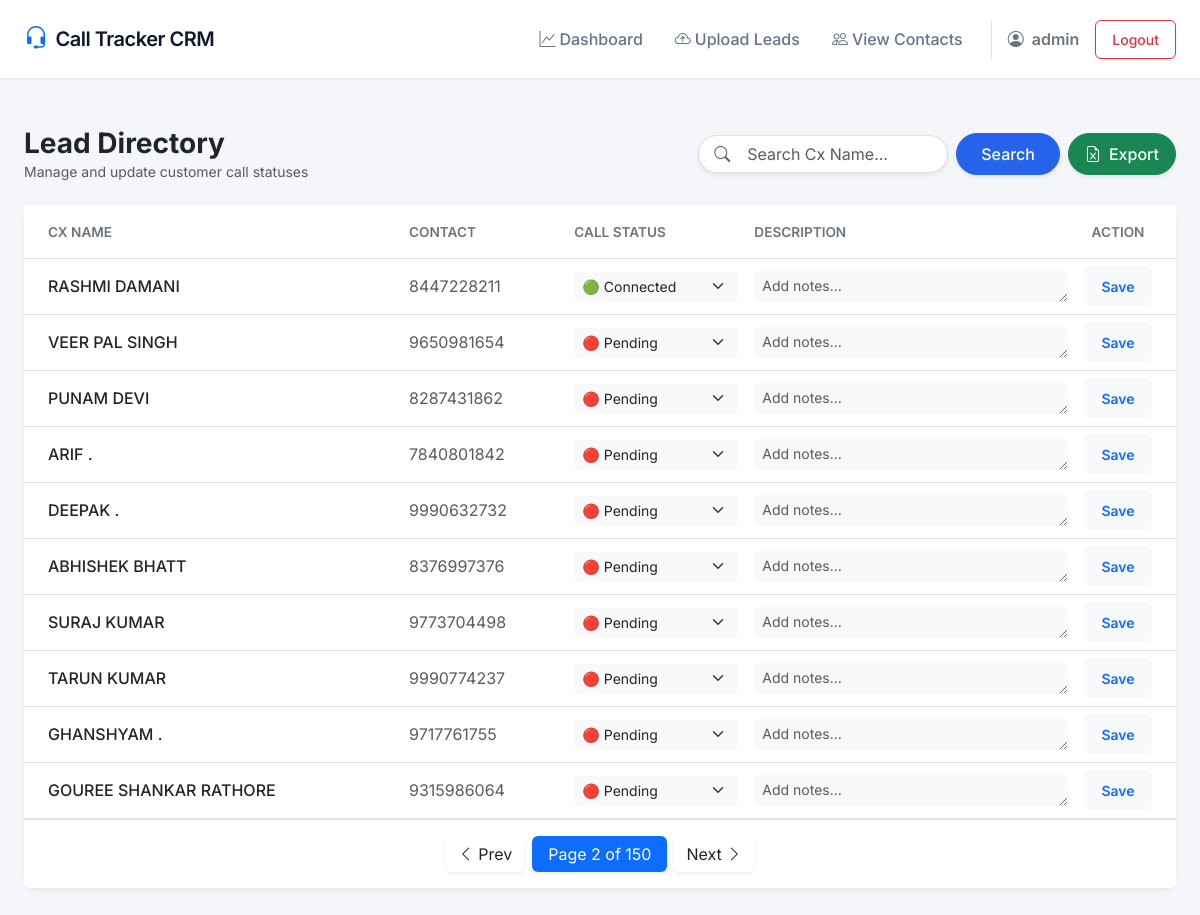
The page /contacts/?page=2 (signed in) on the database as committed earlier.
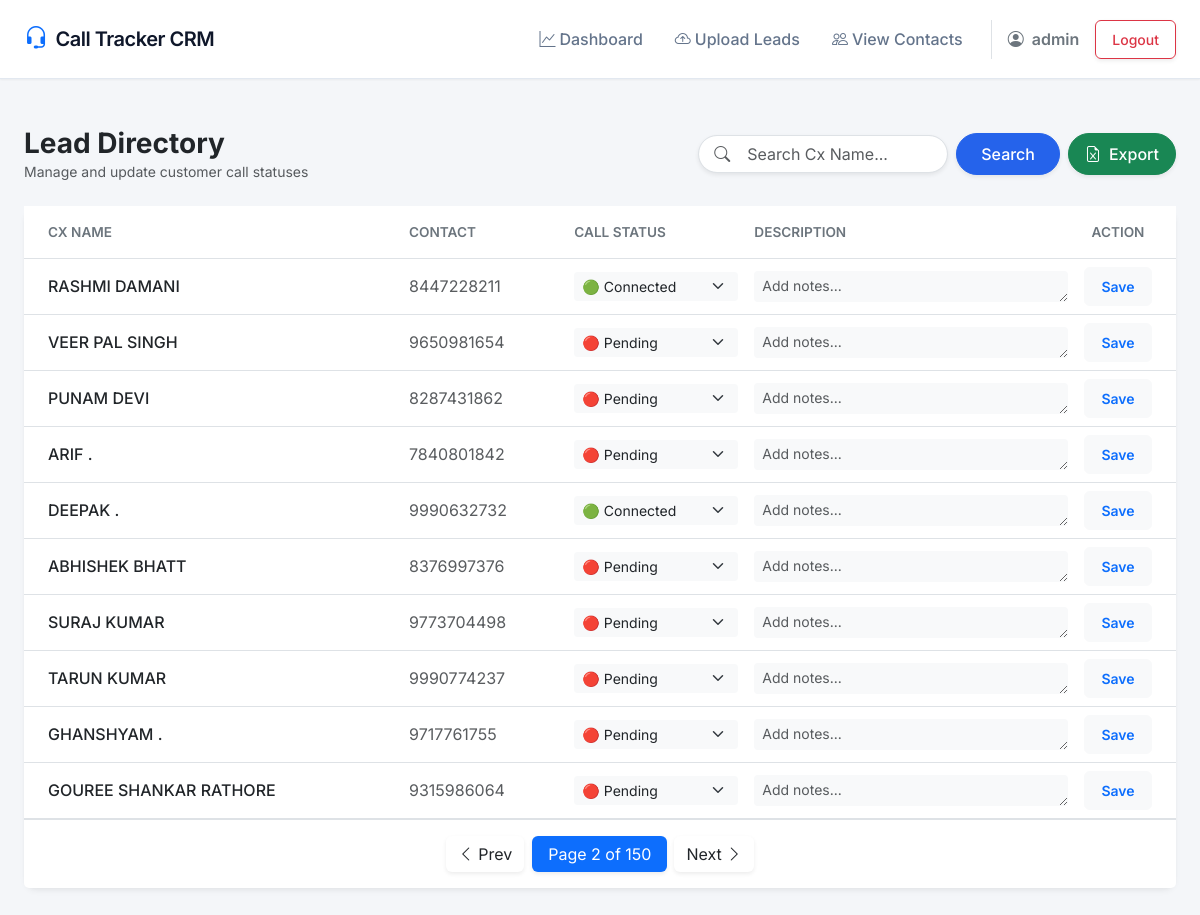
The same page on the database as committed later.
### leads/models.py (models this page shows, shortened)
class Contact(models.Model):
    STATUS_CHOICES = [
        ('Pending', 'Pending'),
        ('Connected', 'Connected'),
        ('Not Connected', 'Not Connected'),
    ]
    name = models.CharField(max_length=255)
    phone_number = models.CharField(max_length=20)
    call_status = models.CharField(max_length=20, choices=STATUS_CHOICES, default='Pending')
    description = models.TextField(blank=True, null=True)

### leads/views.py (the view, shortened to what this page needs)
# urls.py: path('contacts/', views.contact_list, name='contact_list'),
@login_required
def contact_list(request):
    if 'clear' in request.GET:
        request.session['last_query'] = ''
        restore_page = request.session.get('pre_search_page', 1)
        return redirect(f"/contacts/?page={restore_page}")
    raw_query = request.GET.get('q', '')
    page_number = request.GET.get('page', 1)
    if not raw_query:
        request.session['pre_search_page'] = page_number
    request.session['last_query'] = raw_query
    request.session['last_page'] = page_number
    cleaned_query = " ".join(raw_query.split())
    if cleaned_query:
        escaped_query = re.escape(cleaned_query)
        regex_pattern = rf'^{escaped_query}[^a-zA-Z0-9]*$'
        contacts = Contact.objects.filter(
            Q(name__iregex=regex_pattern) | Q(phone_number__icontains=cleaned_query)
        ).order_by('id')
    else:
        contacts = Contact.objects.all().order_by('id')
    paginator = Paginator(contacts, 10)
    page_obj = paginator.get_page(page_number)
    return render(request, 'contact_list.html', {'page_obj': page_obj, 'query': raw_query})

### templates/contact_list.html (shortened to what the changed rows need)
{% extends 'base.html' %}
{% block content %}
<div class="card">
    <div class="card-body p-0">
        <div class="table-responsive">
            <table class="table table-hover align-middle mb-0">
                <thead class="bg-light">
                    <tr>
                        <th class="text-secondary fw-semibold py-3 ps-4" style="font-size: 0.85rem;">CX NAME</th>
                        <th class="text-secondary fw-semibold py-3" style="font-size: 0.85rem;">CONTACT</th>
                        <th class="text-secondary fw-semibold py-3" style="font-size: 0.85rem; width: 180px;">CALL STATUS</th>
                        <th class="text-secondary fw-semibold py-3" style="font-size: 0.85rem;">DESCRIPTION</th>
                        <th class="text-secondary fw-semibold py-3 pe-4 text-center" style="font-size: 0.85rem; width: 100px;">ACTION</th>
                    </tr>
                </thead>
                <tbody class="border-top-0">
                    {% for contact in page_obj %}
                    <tr>
                        <td class="ps-4 fw-medium text-dark">{{ contact.name }}</td>
                        <td class="text-muted">{{ contact.phone_number }}</td>
                        <td>
                            <select id="status_{{ contact.id }}" class="form-select form-select-sm bg-light border-0 shadow-none">
                                <option value="Pending" {% if contact.call_status == 'Pending' %}selected{% endif %}>🔴 Pending</option>
                                <option value="Connected" {% if contact.call_status == 'Connected' %}selected{% endif %}>🟢 Connected</option>
                            </select>
                        </td>
                        <td>
                            <textarea id="desc_{{ contact.id }}" class="form-control form-control-sm bg-light border-0 shadow-none" rows="1" placeholder="Add notes..."></textarea>
                        </td>
                        <td class="pe-4 text-center">
                            <button type="button" class="btn btn-sm btn-light text-primary fw-semibold save-row-btn w-100" data-id="{{ contact.id }}">
                                Save
                            </button>
                        </td>
                    </tr>
                    {% endfor %}
                </tbody>
            </table>
        </div>
    </div>
</div>
{% endblock %}

Rows that differ between the two databases and show on the page:
changed Contact "DEEPAK .": call_status+id "🔴 Pending" → "🟢 Connected"
